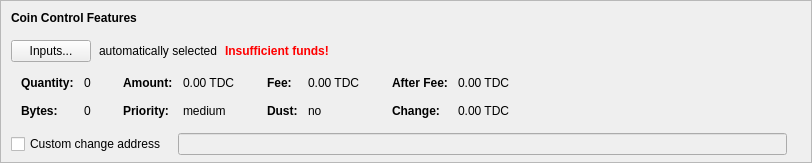
    <widget class="QFrame" name="frameCoinControl">
     <property name="sizePolicy">
      <sizepolicy hsizetype="Expanding" vsizetype="Expanding">
       <horstretch>0</horstretch>
       <verstretch>0</verstretch>
      </sizepolicy>
     </property>
     <property name="maximumSize">
      <size>
       <width>16777215</width>
       <height>16777215</height>
      </size>
     </property>
     <property name="frameShape">
      <enum>QFrame::StyledPanel</enum>
     </property>
     <property name="frameShadow">
      <enum>QFrame::Sunken</enum>
     </property>
     <layout class="QVBoxLayout" name="verticalLayoutCoinControl2">
      <property name="spacing">
       <number>0</number>
      </property>
      <property name="leftMargin">
       <number>0</number>
      </property>
      <property name="topMargin">
       <number>0</number>
      </property>
      <property name="rightMargin">
       <number>0</number>
      </property>
      <property name="bottomMargin">
       <number>6</number>
      </property>
      <item>
       <layout class="QVBoxLayout" name="verticalLayoutCoinControl" stretch="0,0,0,0,1">
        <property name="spacing">
         <number>0</number>
        </property>
        <property name="leftMargin">
         <number>10</number>
        </property>
        <property name="topMargin">
         <number>10</number>
        </property>
        <item>
         <layout class="QHBoxLayout" name="horizontalLayoutCoinControl1">
          <property name="bottomMargin">
           <number>15</number>
          </property>
          <item>
           <widget class="QLabel" name="labelCoinControlFeatures">
            <property name="sizePolicy">
             <sizepolicy hsizetype="Preferred" vsizetype="Maximum">
              <horstretch>0</horstretch>
              <verstretch>0</verstretch>
             </sizepolicy>
            </property>
            <property name="font">
             <font>
              <weight>75</weight>
              <bold>true</bold>
             </font>
            </property>
            <property name="styleSheet">
             <string notr="true">font-weight:bold;</string>
            </property>
            <property name="text">
             <string>Coin Control Features</string>
            </property>
           </widget>
          </item>
         </layout>
        </item>
        <item>
         <layout class="QHBoxLayout" name="horizontalLayoutCoinControl2" stretch="0,0,0,0">
          <property name="spacing">
           <number>8</number>
          </property>
          <property name="bottomMargin">
           <number>10</number>
          </property>
          <item>
           <widget class="QPushButton" name="pushButtonCoinControl">
            <property name="styleSheet">
             <string notr="true"/>
            </property>
            <property name="text">
             <string>Inputs...</string>
            </property>
            <property name="autoDefault">
             <bool>false</bool>
            </property>
           </widget>
          </item>
          <item>
           <widget class="QLabel" name="labelCoinControlAutomaticallySelected">
            <property name="text">
             <string>automatically selected</string>
            </property>
            <property name="margin">
             <number>5</number>
            </property>
           </widget>
          </item>
          <item>
           <widget class="QLabel" name="labelCoinControlInsuffFunds">
            <property name="font">
             <font>
              <weight>75</weight>
              <bold>true</bold>
             </font>
            </property>
            <property name="styleSheet">
             <string notr="true">color:red;font-weight:bold;</string>
            </property>
            <property name="text">
             <string>Insufficient funds!</string>
            </property>
            <property name="margin">
             <number>5</number>
            </property>
           </widget>
          </item>
          <item>
           <spacer name="horizontalSpacerCoinControl">
            <property name="orientation">
             <enum>Qt::Horizontal</enum>
            </property>
            <property name="sizeHint" stdset="0">
             <size>
              <width>40</width>
              <height>1</height>
             </size>
            </property>
           </spacer>
          </item>
         </layout>
        </item>
        <item>
         <widget class="QWidget" name="widgetCoinControl" native="true">
          <property name="sizePolicy">
           <sizepolicy hsizetype="Preferred" vsizetype="Preferred">
            <horstretch>0</horstretch>
            <verstretch>0</verstretch>
           </sizepolicy>
          </property>
          <property name="minimumSize">
           <size>
            <width>0</width>
            <height>0</height>
           </size>
          </property>
          <property name="styleSheet">
           <string notr="true"/>
          </property>
          <layout class="QHBoxLayout" name="horizontalLayoutCoinControl5">
           <property name="leftMargin">
            <number>0</number>
           </property>
           <property name="topMargin">
            <number>0</number>
           </property>
           <property name="rightMargin">
            <number>0</number>
           </property>
           <property name="bottomMargin">
            <number>0</number>
           </property>
           <item>
            <layout class="QHBoxLayout" name="horizontalLayoutCoinControl3" stretch="0,0,0,1">
             <property name="spacing">
              <number>20</number>
             </property>
             <property name="topMargin">
              <number>0</number>
             </property>
             <property name="bottomMargin">
              <number>10</number>
             </property>
             <item>
              <layout class="QFormLayout" name="formLayoutCoinControl1">
               <property name="horizontalSpacing">
                <number>10</number>
               </property>
               <property name="verticalSpacing">
                <number>14</number>
               </property>
               <property name="leftMargin">
                <number>10</number>
               </property>
               <property name="topMargin">
                <number>4</number>
               </property>
               <property name="rightMargin">
                <number>6</number>
               </property>
               <item row="0" column="0">
                <widget class="QLabel" name="labelCoinControlQuantityText">
                 <property name="font">
                  <font>
                   <weight>75</weight>
                   <bold>true</bold>
                  </font>
                 </property>
                 <property name="text">
                  <string>Quantity:</string>
                 </property>
                 <property name="margin">
                  <number>0</number>
                 </property>
                </widget>
               </item>
               <item row="0" column="1">
                <widget class="QLabel" name="labelCoinControlQuantity">
                 <property name="cursor">
                  <cursorShape>IBeamCursor</cursorShape>
                 </property>
                 <property name="contextMenuPolicy">
                  <enum>Qt::ActionsContextMenu</enum>
                 </property>
                 <property name="text">
                  <string notr="true">0</string>
                 </property>
                 <property name="margin">
                  <number>0</number>
                 </property>
                 <property name="textInteractionFlags">
                  <set>Qt::LinksAccessibleByMouse|Qt::TextSelectableByKeyboard|Qt::TextSelectableByMouse</set>
                 </property>
                </widget>
               </item>
               <item row="1" column="0">
                <widget class="QLabel" name="labelCoinControlBytesText">
                 <property name="font">
                  <font>
                   <weight>75</weight>
                   <bold>true</bold>
                  </font>
                 </property>
                 <property name="text">
                  <string>Bytes:</string>
                 </property>
                </widget>
               </item>
               <item row="1" column="1">
                <widget class="QLabel" name="labelCoinControlBytes">
                 <property name="cursor">
                  <cursorShape>IBeamCursor</cursorShape>
                 </property>
                 <property name="contextMenuPolicy">
                  <enum>Qt::ActionsContextMenu</enum>
                 </property>
                 <property name="text">
                  <string notr="true">0</string>
                 </property>
                 <property name="textInteractionFlags">
                  <set>Qt::LinksAccessibleByMouse|Qt::TextSelectableByKeyboard|Qt::TextSelectableByMouse</set>
                 </property>
                </widget>
               </item>
              </layout>
             </item>
             <item>
              <layout class="QFormLayout" name="formLayoutCoinControl2">
               <property name="horizontalSpacing">
                <number>10</number>
               </property>
               <property name="verticalSpacing">
                <number>14</number>
               </property>
               <property name="leftMargin">
                <number>6</number>
               </property>
               <property name="topMargin">
                <number>4</number>
               </property>
               <property name="rightMargin">
                <number>6</number>
               </property>
               <item row="0" column="0">
                <widget class="QLabel" name="labelCoinControlAmountText">
                 <property name="font">
                  <font>
                   <weight>75</weight>
                   <bold>true</bold>
                  </font>
                 </property>
                 <property name="text">
                  <string>Amount:</string>
                 </property>
                 <property name="margin">
                  <number>0</number>
                 </property>
                </widget>
               </item>
               <item row="0" column="1">
                <widget class="QLabel" name="labelCoinControlAmount">
                 <property name="cursor">
                  <cursorShape>IBeamCursor</cursorShape>
                 </property>
                 <property name="contextMenuPolicy">
                  <enum>Qt::ActionsContextMenu</enum>
                 </property>
                 <property name="text">
                  <string notr="true">0.00 TDC</string>
                 </property>
                 <property name="textInteractionFlags">
                  <set>Qt::LinksAccessibleByMouse|Qt::TextSelectableByKeyboard|Qt::TextSelectableByMouse</set>
                 </property>
                </widget>
               </item>
               <item row="1" column="0">
                <widget class="QLabel" name="labelCoinControlPriorityText">
                 <property name="font">
                  <font>
                   <weight>75</weight>
                   <bold>true</bold>
                  </font>
                 </property>
                 <property name="text">
                  <string>Priority:</string>
                 </property>
                </widget>
               </item>
               <item row="1" column="1">
                <widget class="QLabel" name="labelCoinControlPriority">
                 <property name="cursor">
                  <cursorShape>IBeamCursor</cursorShape>
                 </property>
                 <property name="contextMenuPolicy">
                  <enum>Qt::ActionsContextMenu</enum>
                 </property>
                 <property name="text">
                  <string>medium</string>
                 </property>
                 <property name="textInteractionFlags">
                  <set>Qt::LinksAccessibleByMouse|Qt::TextSelectableByKeyboard|Qt::TextSelectableByMouse</set>
                 </property>
                </widget>
               </item>
              </layout>
             </item>
             <item>
              <layout class="QFormLayout" name="formLayoutCoinControl3">
               <property name="horizontalSpacing">
                <number>10</number>
               </property>
               <property name="verticalSpacing">
                <number>14</number>
               </property>
               <property name="leftMargin">
                <number>6</number>
               </property>
               <property name="topMargin">
                <number>4</number>
               </property>
               <property name="rightMargin">
                <number>6</number>
               </property>
               <item row="0" column="0">
                <widget class="QLabel" name="labelCoinControlFeeText">
                 <property name="font">
                  <font>
                   <weight>75</weight>
                   <bold>true</bold>
                  </font>
                 </property>
                 <property name="text">
                  <string>Fee:</string>
                 </property>
                 <property name="margin">
                  <number>0</number>
                 </property>
                </widget>
               </item>
               <item row="0" column="1">
                <widget class="QLabel" name="labelCoinControlFee">
                 <property name="cursor">
                  <cursorShape>IBeamCursor</cursorShape>
                 </property>
                 <property name="contextMenuPolicy">
                  <enum>Qt::ActionsContextMenu</enum>
                 </property>
                 <property name="text">
                  <string notr="true">0.00 TDC</string>
                 </property>
                 <property name="textInteractionFlags">
                  <set>Qt::LinksAccessibleByMouse|Qt::TextSelectableByKeyboard|Qt::TextSelectableByMouse</set>
                 </property>
                </widget>
               </item>
               <item row="1" column="0">
                <widget class="QLabel" name="labelCoinControlLowOutputText">
                 <property name="font">
                  <font>
                   <weight>75</weight>
                   <bold>true</bold>
                  </font>
                 </property>
                 <property name="text">
                  <string>Dust:</string>
                 </property>
                </widget>
               </item>
               <item row="1" column="1">
                <widget class="QLabel" name="labelCoinControlLowOutput">
                 <property name="cursor">
                  <cursorShape>IBeamCursor</cursorShape>
                 </property>
                 <property name="contextMenuPolicy">
                  <enum>Qt::ActionsContextMenu</enum>
                 </property>
                 <property name="text">
                  <string>no</string>
                 </property>
                 <property name="textInteractionFlags">
                  <set>Qt::LinksAccessibleByMouse|Qt::TextSelectableByKeyboard|Qt::TextSelectableByMouse</set>
                 </property>
                </widget>
               </item>
              </layout>
             </item>
             <item>
              <layout class="QFormLayout" name="formLayoutCoinControl4">
               <property name="horizontalSpacing">
                <number>10</number>
               </property>
               <property name="verticalSpacing">
                <number>14</number>
               </property>
               <property name="leftMargin">
                <number>6</number>
               </property>
               <property name="topMargin">
                <number>4</number>
               </property>
               <property name="rightMargin">
                <number>6</number>
               </property>
               <item row="0" column="0">
                <widget class="QLabel" name="labelCoinControlAfterFeeText">
                 <property name="font">
                  <font>
                   <weight>75</weight>
                   <bold>true</bold>
                  </font>
                 </property>
                 <property name="text">
                  <string>After Fee:</string>
                 </property>
                 <property name="margin">
                  <number>0</number>
                 </property>
                </widget>
               </item>
               <item row="0" column="1">
                <widget class="QLabel" name="labelCoinControlAfterFee">
                 <property name="cursor">
                  <cursorShape>IBeamCursor</cursorShape>
                 </property>
                 <property name="contextMenuPolicy">
                  <enum>Qt::ActionsContextMenu</enum>
                 </property>
                 <property name="text">
                  <string notr="true">0.00 TDC</string>
                 </property>
                 <property name="textInteractionFlags">
                  <set>Qt::LinksAccessibleByMouse|Qt::TextSelectableByKeyboard|Qt::TextSelectableByMouse</set>
                 </property>
                </widget>
               </item>
               <item row="1" column="0">
                <widget class="QLabel" name="labelCoinControlChangeText">
                 <property name="font">
                  <font>
                   <weight>75</weight>
                   <bold>true</bold>
                  </font>
                 </property>
                 <property name="text">
                  <string>Change:</string>
                 </property>
                </widget>
               </item>
               <item row="1" column="1">
                <widget class="QLabel" name="labelCoinControlChange">
                 <property name="cursor">
                  <cursorShape>IBeamCursor</cursorShape>
                 </property>
                 <property name="contextMenuPolicy">
                  <enum>Qt::ActionsContextMenu</enum>
                 </property>
                 <property name="text">
                  <string notr="true">0.00 TDC</string>
                 </property>
                 <property name="textInteractionFlags">
                  <set>Qt::LinksAccessibleByMouse|Qt::TextSelectableByKeyboard|Qt::TextSelectableByMouse</set>
                 </property>
                </widget>
               </item>
              </layout>
             </item>
            </layout>
           </item>
          </layout>
         </widget>
        </item>
        <item>
         <layout class="QHBoxLayout" name="horizontalLayoutCoinControl4" stretch="0,0,0">
          <property name="spacing">
           <number>12</number>
          </property>
          <property name="sizeConstraint">
           <enum>QLayout::SetDefaultConstraint</enum>
          </property>
          <property name="topMargin">
           <number>5</number>
          </property>
          <property name="rightMargin">
           <number>5</number>
          </property>
          <item>
           <widget class="QCheckBox" name="checkBoxCoinControlChange">
            <property name="toolTip">
             <string>If this is activated, but the change address is empty or invalid, change will be sent to a newly generated address.</string>
            </property>
            <property name="text">
             <string>Custom change address</string>
            </property>
           </widget>
          </item>
          <item>
           <widget class="QValidatedLineEdit" name="lineEditCoinControlChange">
            <property name="enabled">
             <bool>false</bool>
            </property>
            <property name="sizePolicy">
             <sizepolicy hsizetype="Expanding" vsizetype="Fixed">
              <horstretch>0</horstretch>
              <verstretch>0</verstretch>
             </sizepolicy>
            </property>
           </widget>
          </item>
          <item>
           <widget class="QLabel" name="labelCoinControlChangeLabel">
            <property name="sizePolicy">
             <sizepolicy hsizetype="Preferred" vsizetype="Expanding">
              <horstretch>0</horstretch>
              <verstretch>0</verstretch>
             </sizepolicy>
            </property>
            <property name="minimumSize">
             <size>
              <width>0</width>
              <height>0</height>
             </size>
            </property>
            <property name="text">
             <string/>
            </property>
            <property name="margin">
             <number>3</number>
            </property>
           </widget>
          </item>
         </layout>
        </item>
        <item>
         <spacer name="verticalSpacerCoinControl">
          <property name="orientation">
           <enum>Qt::Vertical</enum>
          </property>
          <property name="sizeHint" stdset="0">
           <size>
            <width>800</width>
            <height>1</height>
           </size>
          </property>
         </spacer>
        </item>
       </layout>
      </item>
     </layout>
    </widget>
